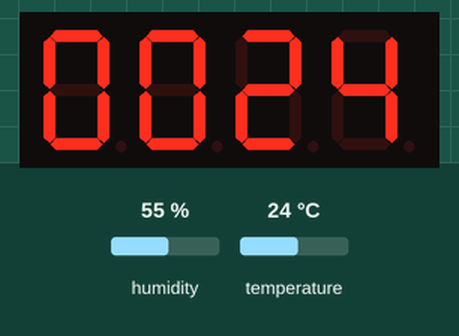
Bench run of a sketch on a simulated Arduino Uno, built with avr-gcc and run on an emulated ATmega328P. On the bench: 4-digit seven-segment display. Inputs (shaded band) come from the test bench; at power-on: humidity 55 %, temperature 24 °C.

Above: at 2.9 s.
3.0 s: humidity set to 22 %
At 6.0 s:
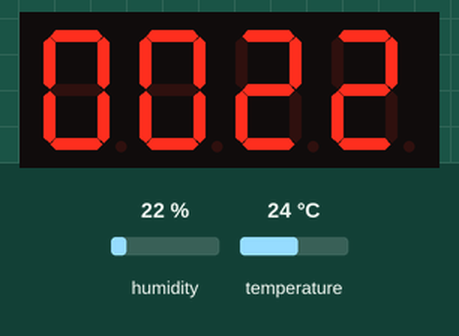
7.7 s: temperature set to 12 °C
At 9.1 s:
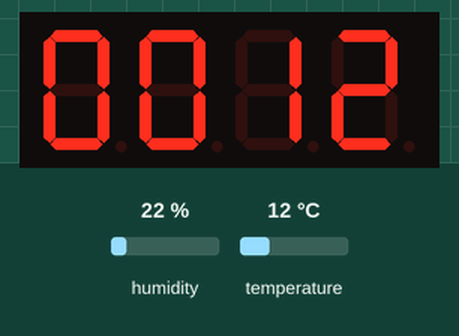
10.8 s: humidity set to 40 %
At 14.3 s:
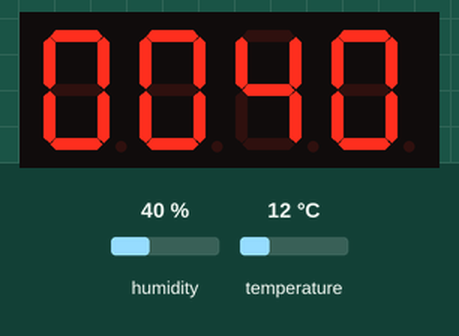
16.0 s: temperature set to 19 °C
At 17.4 s:
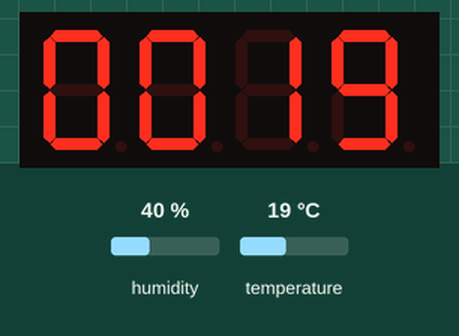
Timing chart, 0 to 19.0 s (numbered marks = the images above; inputs shaded):
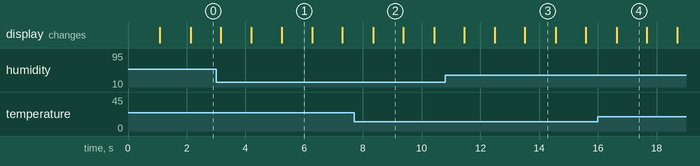

Measured:
- after the input at 3.0 s, the display: first differs from a run without the input after 2.2 s (image 1)
- after the input at 7.7 s, the display: changes after 0.65 s (image 2)
- after the input at 10.8 s, the display: first differs from a run without the input after 2.7 s (image 3)
- after the input at 16.0 s, the display: changes after 0.64 s (image 4)
- what the display in image 1 shows lasts 1.1 s, from 5.2 s to 6.3 s

The sketch:

termometro-7segmenti.ino
```cpp
#include <SimpleDHT.h>
#include "TM1637.h"

#define CLK 2
#define DIO 3

TM1637 tm1637(CLK,DIO);

// for DHT22,
//      VCC: 5V or 3V
SimpleDHT22 dht22(9);

void setup() {
  Serial.begin(9600);
  tm1637.init();
  tm1637.set(BRIGHT_TYPICAL);
}

void loop() {
  byte tt = 0;
  byte hh = 0;
  dht22.read(&tt, &hh, NULL);
  shownumber(tt);
  delay(1000);
  shownumber(hh);
  delay(1000);
}

void shownumber(int n){
  int d1 = n % 10;
  int d2 = (n/10) % 10;
  int d3 = (n/100) % 10;
  int d4 = (n/1000) % 10;

  tm1637.display(0,d4);
  tm1637.display(1,d3);
  tm1637.display(2,d2);
  tm1637.display(3,d1);
}
```
